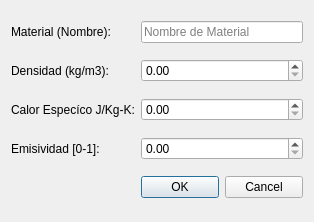
<?xml version="1.0" encoding="UTF-8"?>
<ui version="4.0">
 <class>Dialog</class>
 <widget class="QDialog" name="Dialog">
  <property name="geometry">
   <rect>
    <x>0</x>
    <y>0</y>
    <width>314</width>
    <height>222</height>
   </rect>
  </property>
  <property name="minimumSize">
   <size>
    <width>314</width>
    <height>222</height>
   </size>
  </property>
  <property name="maximumSize">
   <size>
    <width>314</width>
    <height>222</height>
   </size>
  </property>
  <property name="windowTitle">
   <string>Nuevo Material</string>
  </property>
  <layout class="QGridLayout" name="gridLayout">
   <item row="2" column="0">
    <widget class="QLabel" name="label_2">
     <property name="text">
      <string>Densidad (kg/m3):</string>
     </property>
    </widget>
   </item>
   <item row="3" column="0">
    <widget class="QLabel" name="label_3">
     <property name="text">
      <string>Calor Especíco J/Kg-K:</string>
     </property>
    </widget>
   </item>
   <item row="4" column="0">
    <widget class="QLabel" name="label_4">
     <property name="text">
      <string>Emisividad [0-1]:</string>
     </property>
    </widget>
   </item>
   <item row="1" column="0">
    <widget class="QLabel" name="label">
     <property name="text">
      <string>Material (Nombre):</string>
     </property>
    </widget>
   </item>
   <item row="1" column="1">
    <widget class="QLineEdit" name="line_nombreMaterial">
     <property name="placeholderText">
      <string>Nombre de Material</string>
     </property>
    </widget>
   </item>
   <item row="2" column="1">
    <widget class="QDoubleSpinBox" name="spin_densidad"/>
   </item>
   <item row="3" column="1">
    <widget class="QDoubleSpinBox" name="spin_calorEsp"/>
   </item>
   <item row="4" column="1">
    <widget class="QDoubleSpinBox" name="spin_emis"/>
   </item>
   <item row="5" column="1">
    <widget class="QDialogButtonBox" name="buttonBox">
     <property name="orientation">
      <enum>Qt::Orientation::Horizontal</enum>
     </property>
     <property name="standardButtons">
      <set>QDialogButtonBox::StandardButton::Cancel|QDialogButtonBox::StandardButton::Ok</set>
     </property>
    </widget>
   </item>
  </layout>
 </widget>
 <resources/>
 <connections>
  <connection>
   <sender>buttonBox</sender>
   <signal>accepted()</signal>
   <receiver>Dialog</receiver>
   <slot>accept()</slot>
   <hints>
    <hint type="sourcelabel">
     <x>248</x>
     <y>254</y>
    </hint>
    <hint type="destinationlabel">
     <x>157</x>
     <y>274</y>
    </hint>
   </hints>
  </connection>
  <connection>
   <sender>buttonBox</sender>
   <signal>rejected()</signal>
   <receiver>Dialog</receiver>
   <slot>reject()</slot>
   <hints>
    <hint type="sourcelabel">
     <x>316</x>
     <y>260</y>
    </hint>
    <hint type="destinationlabel">
     <x>286</x>
     <y>274</y>
    </hint>
   </hints>
  </connection>
 </connections>
</ui>
